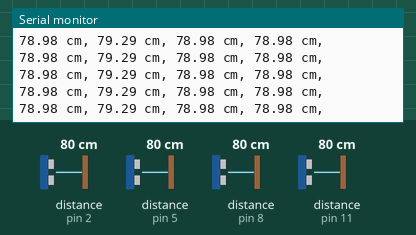
Simulated run of this sketch. Board: Arduino Uno, built with avr-gcc and run on an emulated ATmega328P. On the bench: the last lines printed to the serial monitor. Wiring (inferred from the names in the program): 4 × ultrasonic range finder: trigger pin 3, echo pin 2 / trigger pin 6, echo pin 5 / trigger pin 9, echo pin 8 / trigger pin 12, echo pin 11. The inputs (shaded band) are chosen by the test bench; at power-on: distance to the obstacle (sensors on pin 2, pin 5, pin 8, pin 11) 80 cm. The echo pulse lasts 58.3 µs per cm.

Above: at 1.2 s.
1.3 s: distance to the obstacle (sensor on pin 2) set to 120 cm
At 1.42 s:
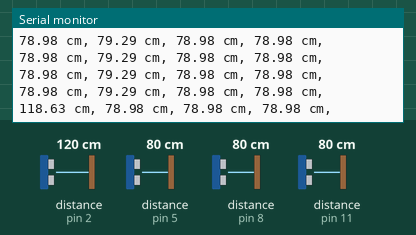
4.3 s: distance to the obstacle (sensor on pin 5) set to 2 cm
At 4.33 s:
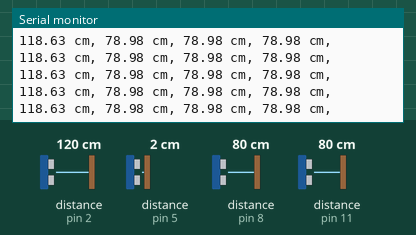
7.3 s: distance to the obstacle (sensor on pin 8) set to 120 cm
At 7.3 s:
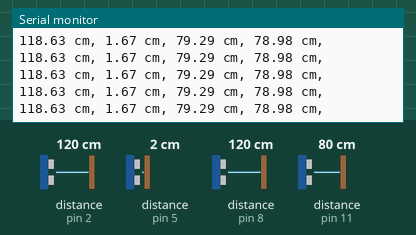
10.3 s: distance to the obstacle (sensor on pin 11) set to 2 cm
At 10.3 s:
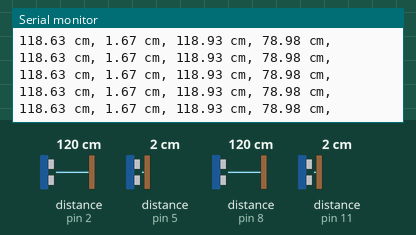
13.3 s: distance to the obstacle (sensor on pin 2) set to 2 cm
At 13.31 s:
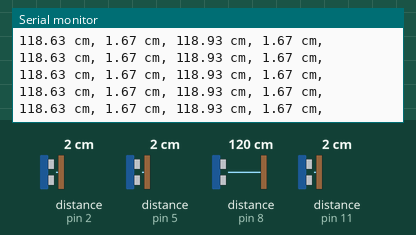
16.3 s: distance to the obstacle (sensor on pin 5) set to 18 cm
At 16.31 s:
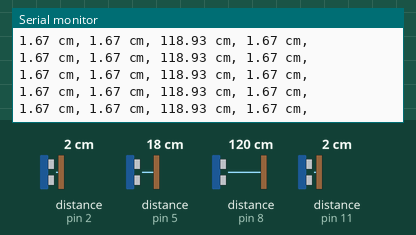
Timing chart, 0 to 19.3 s (numbered marks = the images above; inputs shaded):
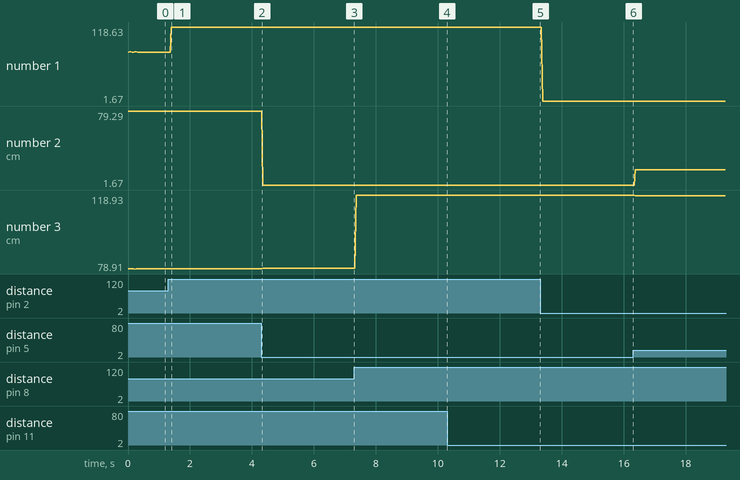

The sketch:

multi_sensors_control.ino
```cpp
#define nSensor 4

int echoPin[nSensor] = {2,5,8,11};
int trigPin[nSensor] = {3,6,9,12};
int Duration;
float Distance;

void setup() {
  Serial.begin(9600);
  for (int i=0; i<nSensor; i++){
    pinMode(trigPin[i], OUTPUT);
    pinMode(echoPin[i], INPUT);
  }
}

void loop() {
  for(int i=0; i < nSensor; i++){
    digitalWrite(trigPin[i], LOW);
    delayMicroseconds(1);
    digitalWrite(trigPin[i], HIGH);
    delayMicroseconds(11);
    digitalWrite(trigPin[i], LOW);

    Duration = pulseIn(echoPin[i], HIGH);
    if (Duration>0) {
      Distance = Duration/2;
      Distance = Distance*340*100/1000000; // ultrasonic speed is 340m/s = 34000cm/s = 0.034cm/us
      //Serial.print(i);
      //Serial.print(": ");
      Serial.print(Distance);
      Serial.print(" cm, ");
    }

    delay(3);
  }
  Serial.println();
}
```

Measured:
- after the input at 1.3 s, the serial monitor: prints a new line after 0.10 s (image 1)
- plotted number 1: 78.98 → 118.63 after the input at 1.3 s
- plotted number 2: 78.98 → 1.67 after the input at 4.3 s, 1.67 → 17.51 after the input at 16.3 s
- plotted number 3: 79.29 → 118.93 after the input at 7.3 s
